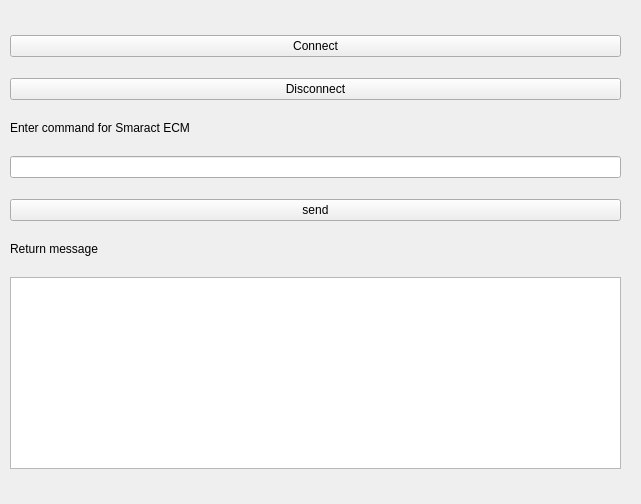
<?xml version="1.0" encoding="UTF-8"?>
<ui version="4.0">
 <class>Form</class>
 <widget class="QWidget" name="Form">
  <property name="geometry">
   <rect>
    <x>0</x>
    <y>0</y>
    <width>641</width>
    <height>504</height>
   </rect>
  </property>
  <property name="sizePolicy">
   <sizepolicy hsizetype="Preferred" vsizetype="Preferred">
    <horstretch>0</horstretch>
    <verstretch>0</verstretch>
   </sizepolicy>
  </property>
  <property name="windowTitle">
   <string>Form</string>
  </property>
  <widget class="QWidget" name="verticalLayoutWidget">
   <property name="geometry">
    <rect>
     <x>10</x>
     <y>20</y>
     <width>611</width>
     <height>467</height>
    </rect>
   </property>
   <layout class="QVBoxLayout" name="verticalLayout">
    <item>
     <widget class="QPushButton" name="buttonConnect">
      <property name="sizePolicy">
       <sizepolicy hsizetype="Minimum" vsizetype="Maximum">
        <horstretch>0</horstretch>
        <verstretch>0</verstretch>
       </sizepolicy>
      </property>
      <property name="text">
       <string>Connect</string>
      </property>
     </widget>
    </item>
    <item>
     <widget class="QPushButton" name="buttonDisconnect">
      <property name="sizePolicy">
       <sizepolicy hsizetype="Minimum" vsizetype="Maximum">
        <horstretch>0</horstretch>
        <verstretch>0</verstretch>
       </sizepolicy>
      </property>
      <property name="text">
       <string>Disconnect</string>
      </property>
     </widget>
    </item>
    <item>
     <widget class="QLabel" name="label">
      <property name="sizePolicy">
       <sizepolicy hsizetype="Minimum" vsizetype="Maximum">
        <horstretch>0</horstretch>
        <verstretch>0</verstretch>
       </sizepolicy>
      </property>
      <property name="text">
       <string>Enter command for Smaract ECM </string>
      </property>
     </widget>
    </item>
    <item>
     <widget class="QLineEdit" name="input">
      <property name="sizePolicy">
       <sizepolicy hsizetype="Minimum" vsizetype="Maximum">
        <horstretch>0</horstretch>
        <verstretch>0</verstretch>
       </sizepolicy>
      </property>
     </widget>
    </item>
    <item>
     <widget class="QPushButton" name="buttonSend">
      <property name="sizePolicy">
       <sizepolicy hsizetype="Minimum" vsizetype="Maximum">
        <horstretch>0</horstretch>
        <verstretch>0</verstretch>
       </sizepolicy>
      </property>
      <property name="text">
       <string>send</string>
      </property>
     </widget>
    </item>
    <item>
     <widget class="QLabel" name="label_2">
      <property name="sizePolicy">
       <sizepolicy hsizetype="Minimum" vsizetype="Maximum">
        <horstretch>0</horstretch>
        <verstretch>0</verstretch>
       </sizepolicy>
      </property>
      <property name="text">
       <string>Return message</string>
      </property>
     </widget>
    </item>
    <item>
     <widget class="QTextBrowser" name="output">
      <property name="sizePolicy">
       <sizepolicy hsizetype="Minimum" vsizetype="Maximum">
        <horstretch>0</horstretch>
        <verstretch>0</verstretch>
       </sizepolicy>
      </property>
     </widget>
    </item>
   </layout>
  </widget>
 </widget>
 <resources/>
 <connections/>
</ui>
